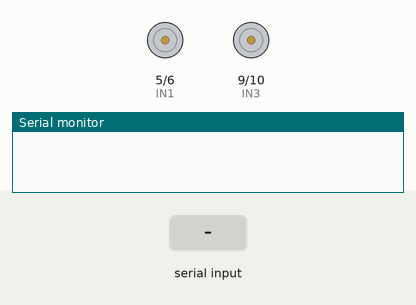
A sketch run on a simulated Arduino Uno, built with avr-gcc and run on an emulated ATmega328P. Parts: motor-driver pin pairs drawn as motors (green arrow = first pin HIGH = forward, orange = second pin HIGH = backward, longer = more drive), the last lines printed to the serial monitor. Inputs (shaded band) come from the test bench.

Above: at 1.2 s.
1.3 s: "f" received over the second serial link
At 2.3 s:
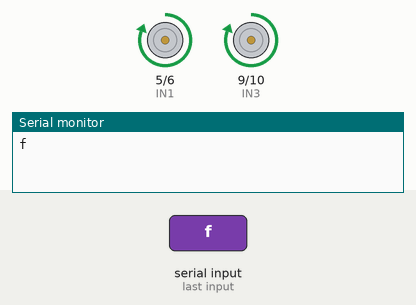
2.8 s: "b" received over the second serial link
At 4.6 s:
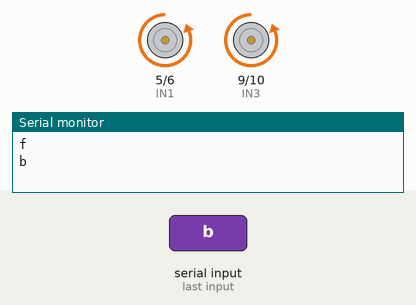
5.8 s: "l" received over the second serial link
At 8.1 s:
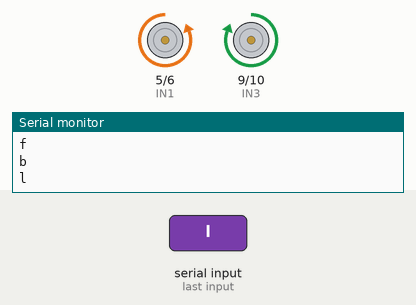
8.8 s: "r" received over the second serial link
At 11.6 s:
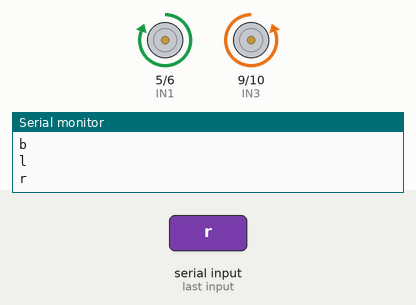
Timing chart, 0 to 12.8 s (numbered marks = the images above; inputs shaded):
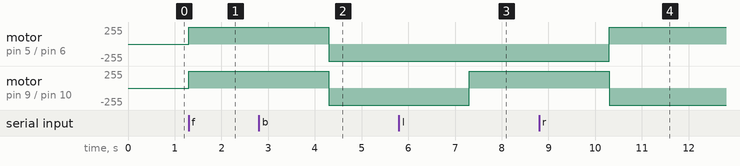

Measured:
- after the input at 1.3 s, motor on pin 5 (IN1) / pin 6 (IN2), motor on pin 9 (IN3) / pin 10 (IN4): stopped → forward 255/255 at once
- after the input at 2.8 s, motor on pin 5 (IN1) / pin 6 (IN2), motor on pin 9 (IN3) / pin 10 (IN4): forward 255/255 → backward 255/255 after 1.5 s
- after the input at 5.8 s, motor on pin 9 (IN3) / pin 10 (IN4): backward 255/255 → forward 255/255 after 1.5 s
- after the input at 8.8 s, motor on pin 5 (IN1) / pin 6 (IN2): backward 255/255 → forward 255/255 after 1.5 s; motor on pin 9 (IN3) / pin 10 (IN4): forward 255/255 → backward 255/255 after 1.5 s

The sketch:

version2.ino
```cpp
#include <SoftwareSerial.h>

#define IN1 5
#define IN2 6
#define IN3 9
#define IN4 10

char x;

SoftwareSerial mySerial(3, 2);  // RX, TX

void setup() {
  Serial.begin(9600);
  pinMode(IN1, OUTPUT);
  pinMode(IN2, OUTPUT);
  pinMode(IN3, OUTPUT);
  pinMode(IN4, OUTPUT);
  mySerial.begin(9600);
}

void stopMotors() {
  digitalWrite(IN1, LOW);
  digitalWrite(IN2, LOW);
  digitalWrite(IN3, LOW);
  digitalWrite(IN4, LOW);
}

void moveForward() {
  digitalWrite(IN1, HIGH);
  digitalWrite(IN3, HIGH);
  digitalWrite(IN2, LOW);
  digitalWrite(IN4, LOW);
}


void moveBackward() {
  digitalWrite(IN1, LOW);
  digitalWrite(IN3, LOW);
  digitalWrite(IN2, HIGH);
  digitalWrite(IN4, HIGH);
}

void turnLeft() {
  digitalWrite(IN1, LOW);
  digitalWrite(IN3, HIGH);
  digitalWrite(IN2, HIGH);
  digitalWrite(IN4, LOW);
}


void turnRight() {
  digitalWrite(IN1, HIGH);
  digitalWrite(IN3, LOW);
  digitalWrite(IN2, LOW);
  digitalWrite(IN4, HIGH);
}

void loop() {
  if (mySerial.available()) {
    x = mySerial.read();
    Serial.println(x);

    if (x == 'f') {
      moveForward();
      delay(3000);
    } else if (x == 'b') {
      moveBackward();
      delay(3000);
    } else if (x == 'l') {
      turnLeft();
      delay(3000);
    } else if (x == 'r') {
      turnRight();
      delay(3000);
    } else if (x == 's') {
      stopMotors();
    }
  }
}
```
